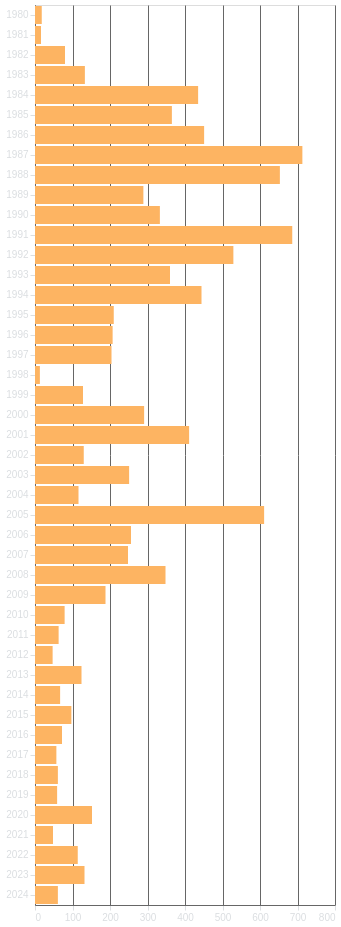

Express this chart as Vega-Lite.
### Vega-Lite specification from a JSON file in a GitHub repository (floating-point values rounded to 4 significant figures; data arrays with more than 128 entries replaced by an {"elided": "..."} marker saying what was removed)
{"config": {"background": "transparent", "title": {"color": "#DBDEE1", "fontSize": 16}, "axis": {"domainColor": "#666666", "gridColor": "#666666", "tickColor": "#DBDEE1", "titleColor": "#DBDEE1", "labelColor": "#DBDEE1"}, "legend": {"labelColor": "#DBDEE1", "titleColor": "#DBDEE1"}}, "data": {"name": "data-7c6a16825f87b35db6d456cfab1d5502"}, "mark": {"type": "bar", "tooltip": true}, "encoding": {"color": {"value": "#fdb462"}, "tooltip": [{"field": "year", "title": "Anno", "type": "ordinal"}, {"aggregate": "count", "title": "Nº di spot", "type": "quantitative"}], "x": {"aggregate": "count", "axis": {"ticks": true, "title": null}, "type": "quantitative"}, "y": {"axis": {"ticks": true, "title": null}, "field": "year", "type": "ordinal"}}, "height": "container", "params": [{"name": "param_1", "select": {"type": "interval", "encodings": []}, "bind": "scales"}], "width": "container", "$schema": "https://vega.github.io/schema/vega-lite/v5.17.0.json", "datasets": {"data-7c6a16825f87b35db6d456cfab1d5502": {"elided": "10350 records"}}}
